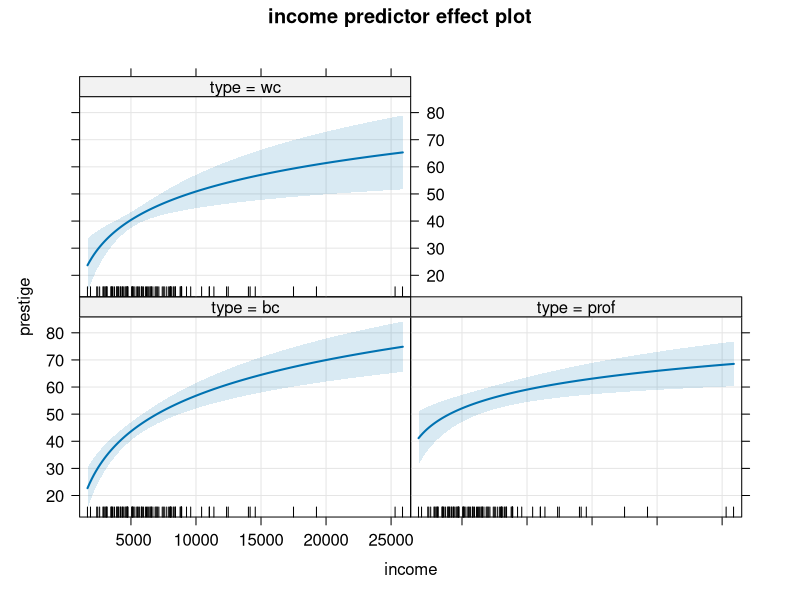
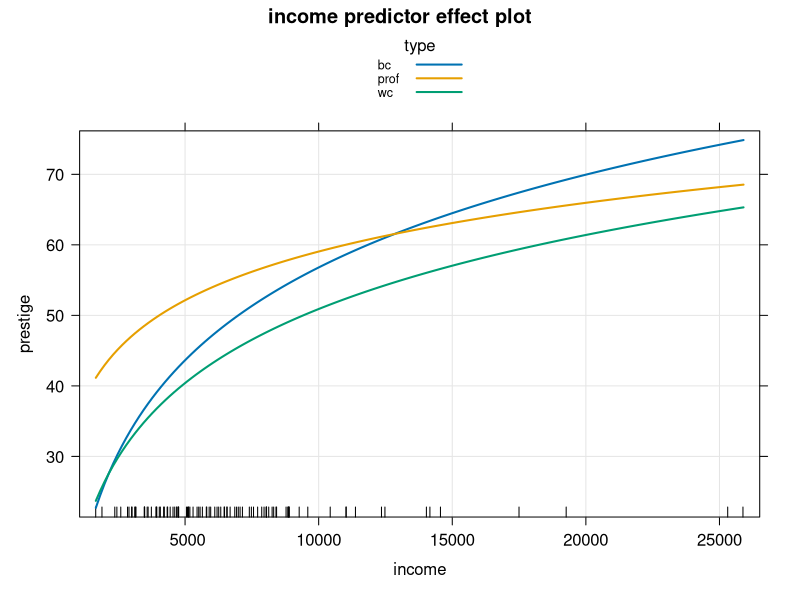
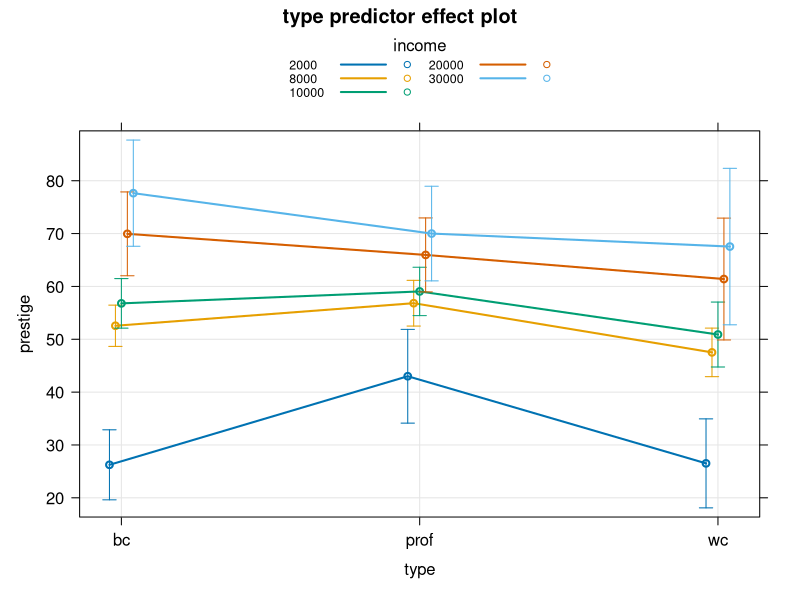
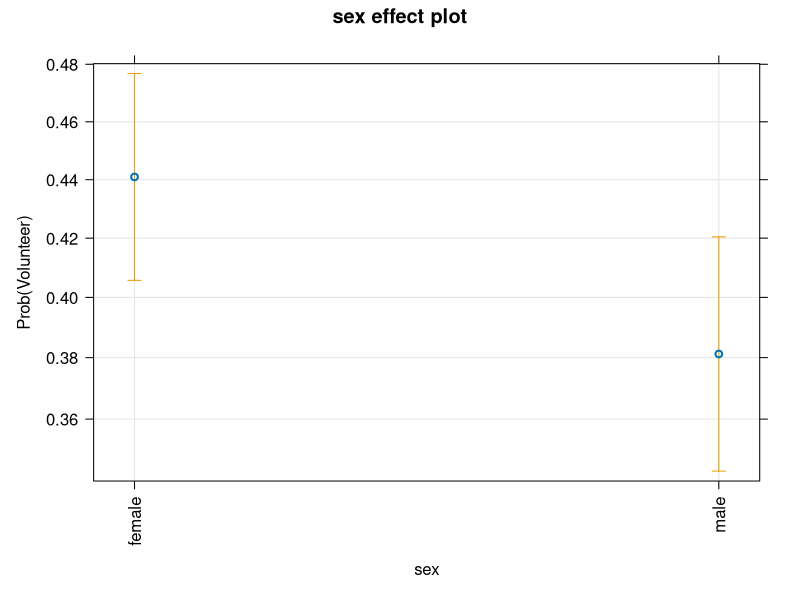
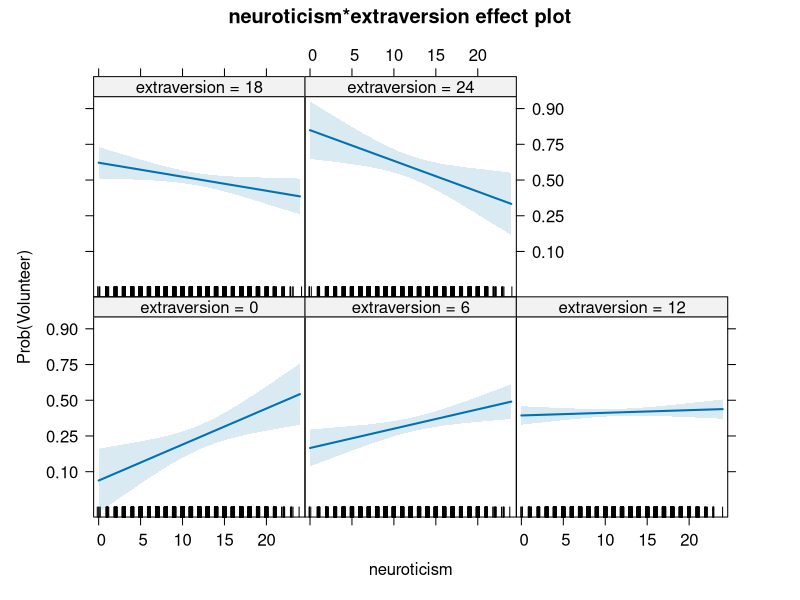
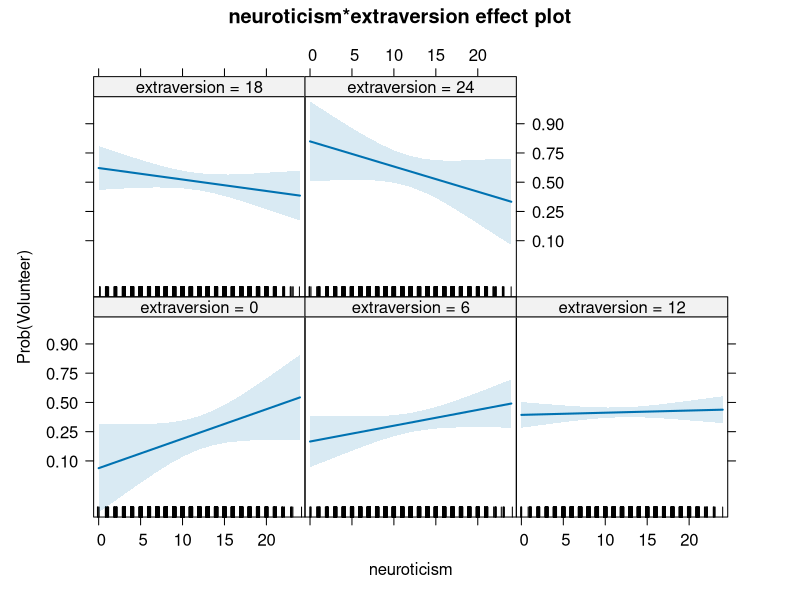
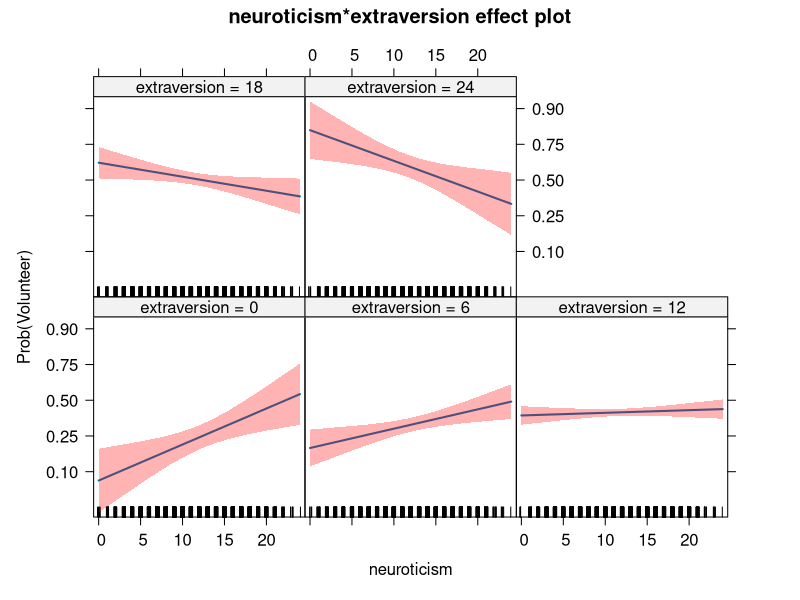
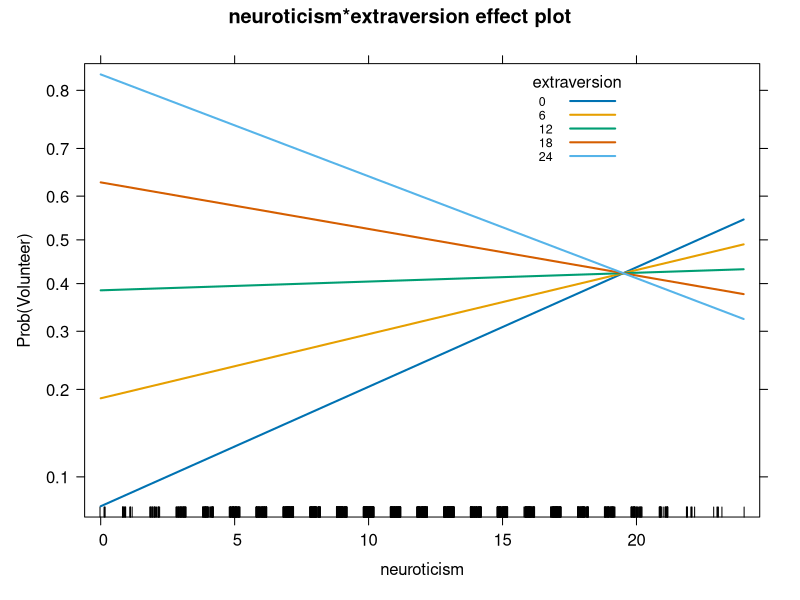

Here is the R script that generated these plots, in order:
library(effects)


### Name: plot.effects
### Title: Plots of Effects and Predictor Effects
### Aliases: plot.effect plot.effects plot.predictoreff
###   plot.predictorefflist plot.eff plot.effpoly plot.efflist
###   plot.mlm.efflist [.efflist
### Keywords: hplot models

### ** Examples

# also see examples in ?effect

# plot predictorEffects
mod <- lm(prestige ~ education + log(income)*type + women, Prestige)
plot(predictorEffects(mod, ~ income), axes=list(grid=TRUE))
plot(predictorEffects(mod, ~ income), lines=list(multiline=TRUE),
                                                 axes=list(grid=TRUE))
plot(predictorEffects(mod, ~ type), lines=list(multiline=TRUE),
                                                 axes=list(grid=TRUE),
                                                 confint=list(style="bars"))

mod.cowles <- glm(volunteer ~ sex + neuroticism*extraversion,
                  data=Cowles, family=binomial)
eff.cowles <- allEffects(mod.cowles, xlevels=list(extraversion=seq(0, 24, 6)))
eff.cowles
as.data.frame(eff.cowles[[2]]) # neuroticism*extraversion interaction

plot(eff.cowles, 'sex', axes=list(grid=TRUE,
                                  y=list(lab="Prob(Volunteer)"),
                                  x=list(rotate=90)),
                        lines=list(lty=0))

plot(eff.cowles, 'neuroticism:extraversion',
     axes=list(y=list(lab="Prob(Volunteer)",
        ticks=list(at=c(.1,.25,.5,.75,.9)))))

plot(Effect(c("neuroticism", "extraversion"), mod.cowles,
            se=list(type="Scheffe"),
            xlevels=list(extraversion=seq(0, 24, 6))),
     axes=list(y=list(lab="Prob(Volunteer)",
        ticks=list(at=c(.1,.25,.5,.75,.9)))))

## No test: 
    # change color of the confidence bands to 'black' with .15 transparency
plot(eff.cowles, 'neuroticism:extraversion',
     axes=list(y=list(lab="Prob(Volunteer)",
                      ticks=list(at=c(.1,.25,.5,.75,.9)))),
     confint=list(col="red", alpha=.3))

plot(eff.cowles, 'neuroticism:extraversion',
     lines=list(multiline=TRUE),
     axes=list(y=list(lab="Prob(Volunteer)")),
     lattice=list(key.args = list(x = 0.65, y = 0.99, corner = c(0, 1))))

# use probability scale in place of logit scale, all lines are black.
plot(eff.cowles, 'neuroticism:extraversion',
     lines=list(multiline=TRUE, lty=1:8, col="black"),
     axes=list(y=list(type="response", lab="Prob(Volunteer)")),
     lattice=list(key.args = list(x = 0.65, y = 0.99, corner = c(0, 1))),
     confint=list(style="bands"))

plot(effect('sex:neuroticism:extraversion', mod.cowles,
            xlevels=list(extraversion=seq(0, 24, 6))),
     lines=list(multiline=TRUE))

plot(effect('sex:neuroticism:extraversion', mod.cowles,
            xlevels=list(extraversion=seq(0, 24, 6))),
     lines=list(multiline=TRUE),
     axes=list(y=list(type="response")),
     confint=list(style="bands"),
     lattice=list(key.args = list(x=0.75, y=0.75, corner=c(0, 0))))
## End(No test)

if (require(nnet)){
    mod.beps <- multinom(vote ~ age + gender + economic.cond.national +
                             economic.cond.household + Blair + Hague + Kennedy +
                             Europe*political.knowledge, data=BEPS)
    ## No test: 
    plot(effect("Europe*political.knowledge", mod.beps,
                xlevels=list(political.knowledge=0:3)))
    
## End(No test)

    plot(effect("Europe*political.knowledge", mod.beps,
                xlevels=list(political.knowledge=0:3),
                fixed.predictors=list(given.values=c(gendermale=0.5))),
         axes=list(y=list(style="stacked"), x=list(rug=FALSE), grid=TRUE),
         lines=list(col=c("blue", "red", "orange")))
}

if (require(MASS)){
    mod.wvs <- polr(poverty ~ gender + religion + degree + country*poly(age,3),
                    data=WVS)
    plot(effect("country*poly(age, 3)", mod.wvs))

    ## No test: 
    plot(effect("country*poly(age, 3)", mod.wvs), lines=list(multiline=TRUE))
    plot(effect("country*poly(age, 3)", mod.wvs),
         axes=list(y=list(style="stacked")),
         lines=list(col=c("gray75", "gray50", "gray25")))

    plot(effect("country*poly(age, 3)", latent=TRUE, mod.wvs))
    
## End(No test)
}

mod.pres <- lm(prestige ~ log(income, 10) + poly(education, 3) + poly(women, 2),
               data=Prestige)
eff.pres <- allEffects(mod.pres)
## No test: 
plot(eff.pres)
plot(eff.pres[1:2])
## End(No test)
plot(eff.pres[1],
     axes=list(x=list(income=list(transform=list(
         trans=log10, inverse=function(x) 10^x),
         ticks=list(at=c(1000, 2000, 5000, 10000, 20000))))))
         
mod <- lm(log(prestige) ~ income:type + education, data=Prestige)
p1 <- predictorEffects(mod, ~ income)
# log-scale for response
plot(p1, lines=list(multiline=TRUE)) 
# log-scale, with arithmetic tick marks
plot(p1, lines=list(multiline=TRUE), 
     axes=list(y=list(transform=list(trans=log, inverse = exp), 
                      lab="prestige", type="rescale")))
# arithmetic scale and tick marks, with other arguments
plot(p1, lines=list(multiline=TRUE), grid=TRUE,
     lattice=list(key.args=list(space="right", border=TRUE)),
     axes=list(y=list(transform=exp, lab="prestige")))
